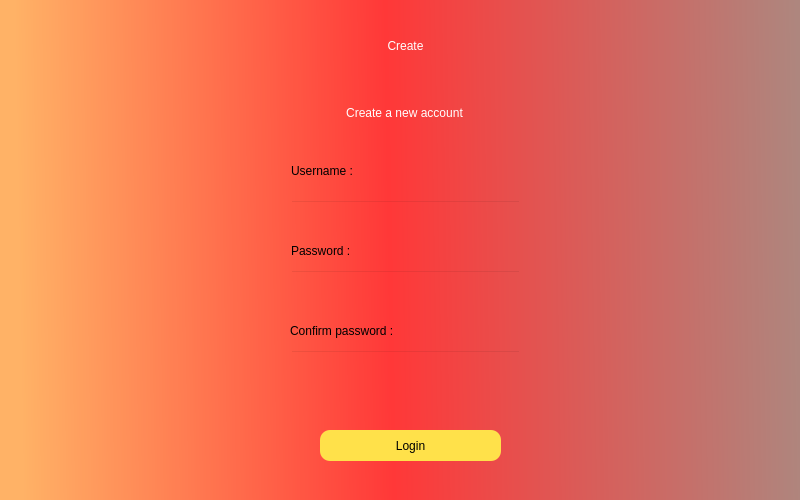
<?xml version="1.0" encoding="UTF-8"?>
<ui version="4.0">
 <class>Dialog</class>
 <widget class="QDialog" name="Dialog">
  <property name="geometry">
   <rect>
    <x>0</x>
    <y>0</y>
    <width>800</width>
    <height>500</height>
   </rect>
  </property>
  <property name="windowTitle">
   <string>Dialog</string>
  </property>
  <widget class="QWidget" name="widget" native="true">
   <property name="geometry">
    <rect>
     <x>0</x>
     <y>0</y>
     <width>801</width>
     <height>511</height>
    </rect>
   </property>
   <property name="styleSheet">
    <string notr="true">QWidget#widget{
background-color:qlineargradient(spread:pad, x1:0.0170455, y1:0.011, x2:1, y2:0, stop:0 rgba(255, 178, 102, 255), stop:0.471591 rgba(255, 56, 56, 255), stop:1 rgba(173, 135, 127, 255))
}</string>
   </property>
   <widget class="QLabel" name="label">
    <property name="geometry">
     <rect>
      <x>260</x>
      <y>0</y>
      <width>291</width>
      <height>91</height>
     </rect>
    </property>
    <property name="styleSheet">
     <string notr="true">font: 36pt &quot;MS Shell Dlg 2&quot;;color:rgb(255, 255, 255)</string>
    </property>
    <property name="text">
     <string>Create</string>
    </property>
    <property name="textFormat">
     <enum>Qt::AutoText</enum>
    </property>
    <property name="alignment">
     <set>Qt::AlignCenter</set>
    </property>
    <property name="wordWrap">
     <bool>false</bool>
    </property>
   </widget>
   <widget class="QLabel" name="label_2">
    <property name="geometry">
     <rect>
      <x>124</x>
      <y>47</y>
      <width>561</width>
      <height>131</height>
     </rect>
    </property>
    <property name="styleSheet">
     <string notr="true">font: 16pt &quot;MS Shell Dlg 2&quot;;color:rgb(255, 255, 255)</string>
    </property>
    <property name="text">
     <string>Create a new account</string>
    </property>
    <property name="textFormat">
     <enum>Qt::AutoText</enum>
    </property>
    <property name="alignment">
     <set>Qt::AlignCenter</set>
    </property>
    <property name="wordWrap">
     <bool>false</bool>
    </property>
   </widget>
   <widget class="QPushButton" name="b_login">
    <property name="geometry">
     <rect>
      <x>320</x>
      <y>430</y>
      <width>181</width>
      <height>31</height>
     </rect>
    </property>
    <property name="styleSheet">
     <string notr="true">border-radius:10px;
background-color:rgb(255, 225, 74);
font: 12pt &quot;MS Shell Dlg 2&quot;;</string>
    </property>
    <property name="text">
     <string>Login</string>
    </property>
   </widget>
   <widget class="QLineEdit" name="emailfield">
    <property name="geometry">
     <rect>
      <x>290</x>
      <y>200</y>
      <width>231</width>
      <height>31</height>
     </rect>
    </property>
    <property name="styleSheet">
     <string notr="true">background-color:rgba(0,0,0,0);
font: 12pt &quot;MS Shell Dlg 2&quot;;</string>
    </property>
   </widget>
   <widget class="QLabel" name="label_3">
    <property name="geometry">
     <rect>
      <x>291</x>
      <y>150</y>
      <width>141</width>
      <height>41</height>
     </rect>
    </property>
    <property name="styleSheet">
     <string notr="true">font: 10pt &quot;MS Shell Dlg 2&quot;;</string>
    </property>
    <property name="text">
     <string>Username :</string>
    </property>
   </widget>
   <widget class="QLineEdit" name="passwordfield">
    <property name="geometry">
     <rect>
      <x>290</x>
      <y>270</y>
      <width>231</width>
      <height>31</height>
     </rect>
    </property>
    <property name="styleSheet">
     <string notr="true">background-color:rgba(0,0,0,0);
font: 12pt &quot;MS Shell Dlg 2&quot;;</string>
    </property>
   </widget>
   <widget class="QLabel" name="label_4">
    <property name="geometry">
     <rect>
      <x>291</x>
      <y>230</y>
      <width>141</width>
      <height>41</height>
     </rect>
    </property>
    <property name="styleSheet">
     <string notr="true">font: 10pt &quot;MS Shell Dlg 2&quot;;</string>
    </property>
    <property name="text">
     <string>Password :</string>
    </property>
   </widget>
   <widget class="QLabel" name="error">
    <property name="geometry">
     <rect>
      <x>291</x>
      <y>390</y>
      <width>241</width>
      <height>31</height>
     </rect>
    </property>
    <property name="styleSheet">
     <string notr="true">font: 8pt &quot;MS Shell Dlg 2&quot;;
color:rgb(255, 85, 0);</string>
    </property>
    <property name="text">
     <string/>
    </property>
   </widget>
   <widget class="QLineEdit" name="confirmpassword">
    <property name="geometry">
     <rect>
      <x>290</x>
      <y>350</y>
      <width>231</width>
      <height>31</height>
     </rect>
    </property>
    <property name="styleSheet">
     <string notr="true">background-color:rgba(0,0,0,0);
font: 12pt &quot;MS Shell Dlg 2&quot;;</string>
    </property>
   </widget>
   <widget class="QLabel" name="label_5">
    <property name="geometry">
     <rect>
      <x>290</x>
      <y>310</y>
      <width>221</width>
      <height>41</height>
     </rect>
    </property>
    <property name="styleSheet">
     <string notr="true">font: 10pt &quot;MS Shell Dlg 2&quot;;</string>
    </property>
    <property name="text">
     <string>Confirm password :</string>
    </property>
   </widget>
  </widget>
 </widget>
 <resources/>
 <connections/>
</ui>
